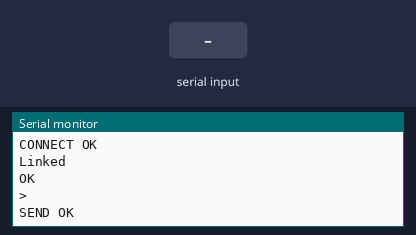
A sketch run on a simulated Arduino Uno, built with avr-gcc and run on an emulated ATmega328P. On the bench: the last lines printed to the serial monitor. The inputs (shaded band) are chosen by the test bench. The modem accepts every AT command (registered, SIM ready, sends succeed) and sends nothing else.

Above: at 13.8 s.
13.9 s: "1" received over the second serial link
At 14.4 s:
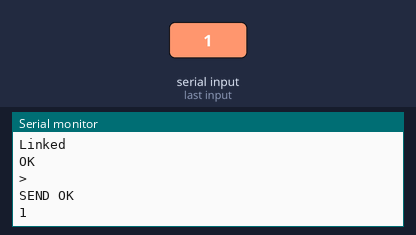
15.4 s: "0" received over the second serial link
At 16.7 s:
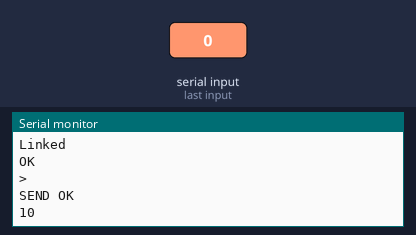

The sketch:

ESPCLIENT.ino
```cpp
#include <SoftwareSerial.h>

SoftwareSerial esp8266(2,3); // make RX Arduino line is pin 2, make TX Arduino line is pin 3.
                             // This means that you need to connect the TX line from the esp to the Arduino's pin 2
int c=0;                           // and the RX line from the esp to the Arduino's pin 3
void setup()
{
 // int c=0;
  Serial.begin(9600);
  esp8266.begin(9600); // your esp's baud rate might be different
  esp8266.println("AT");
  delay(500);
  c++;
  esp8266.println("AT+CWMODE=1");
  delay(500);
  c++;
  String s1="AT+CWJAP=";
  String s2="GATEWAY";
  String s3=s1+'"'+s2+'"'+','+'"'+'"';
  esp8266.println(s3);
  delay(500);
  c++;
  if(c==3)
  {
  //  delay(5000);
    tcp();
    }
}

void tcp()
{
  delay(5000);
  String s4="AT+CIPSTART=0,";
  String s5="TCP";
  String s6="192.168.4.1";
  String s7="80";
  String s8=s4+'"'+s5+'"'+','+'"'+s6+'"'+','+s7;
  esp8266.println(s8);
  //Serial.println(s8);
  delay(5000);
  esp8266.println("AT+CIPSEND=25");
  delay(500);
  esp8266.println("hi server!, i am client2.");
  delay(500);
  //esp8266.println("AT+CIPCLOSE=0");
  //delay(3000);
  //tcp();
  }

void loop()
{
  if(esp8266.available()) // check if the esp is sending a message
  {

    while(esp8266.available())
    {
      // The esp has data so display its output to the serial window
      char c = esp8266.read(); // read the next character.
      Serial.write(c);
    }

  }


  if(Serial.available())
  {
    // the following delay is required because otherwise the arduino will read the first letter of the command but not the rest
    // In other words without the delay if you use AT+RST, for example, the Arduino will read the letter A send it, then read the rest and send it
    // but we want to send everything at the same time.
    delay(1000);

    String command="";

    while(Serial.available()) // read the command character by character
    {
        // read one character
      command+=(char)Serial.read();
    }
    esp8266.println(command);
  }
}
```

Measured:
- after the input at 13.9 s, the serial monitor: prints a new line at once (image 1)
- after the input at 15.4 s, the serial monitor: prints a new line at once (image 2)
